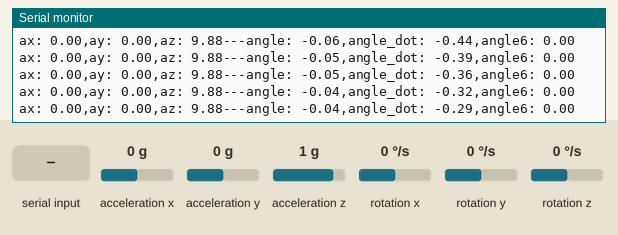
Simulated run of this sketch. Board: Arduino Uno, built with avr-gcc and run on an emulated ATmega328P. On the bench: the last lines printed to the serial monitor. Inputs (shaded band) come from the test bench; at power-on: acceleration x 0 g, acceleration y 0 g, acceleration z 1 g, rotation x 0 °/s, rotation y 0 °/s, rotation z 0 °/s.

Above: at 2.2 s.
2.3 s: acceleration x set to -0.8 g
At 2.44 s:
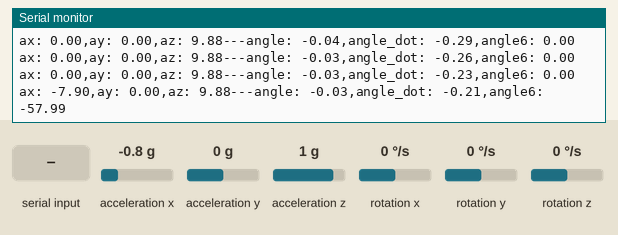
5.3 s: acceleration y set to -1.4 g
At 5.44 s:
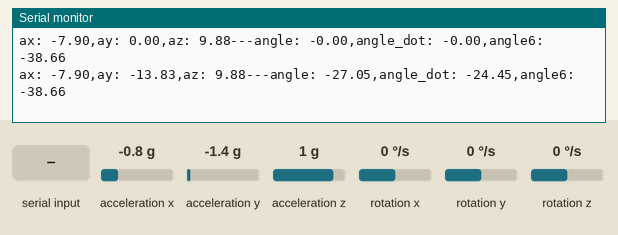
8.3 s: "1" received over the second serial link
At 8.5 s:
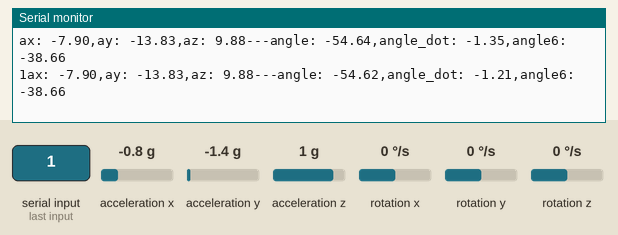
11.3 s: acceleration z set to -1.4 g
At 11.46 s:
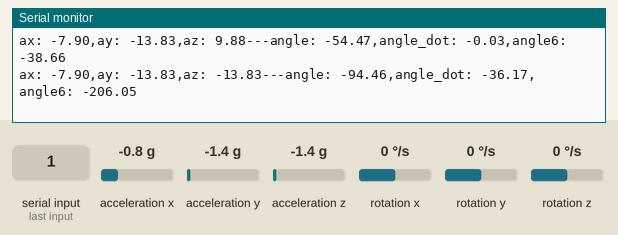
14.3 s: rotation x set to -192 °/s
At 14.33 s:
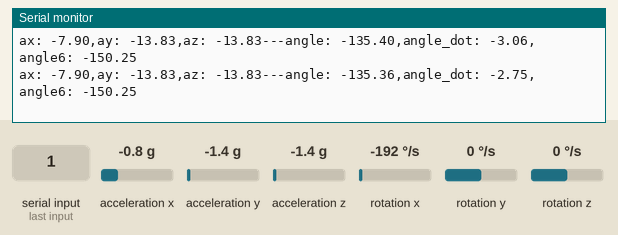
17.3 s: acceleration y set to -0.8 g
At 17.3 s:
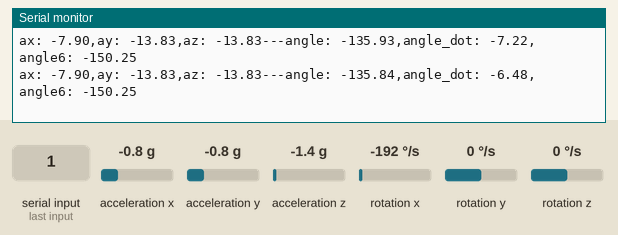
Timing chart, 0 to 20.3 s (numbered marks = the images above; inputs shaded):
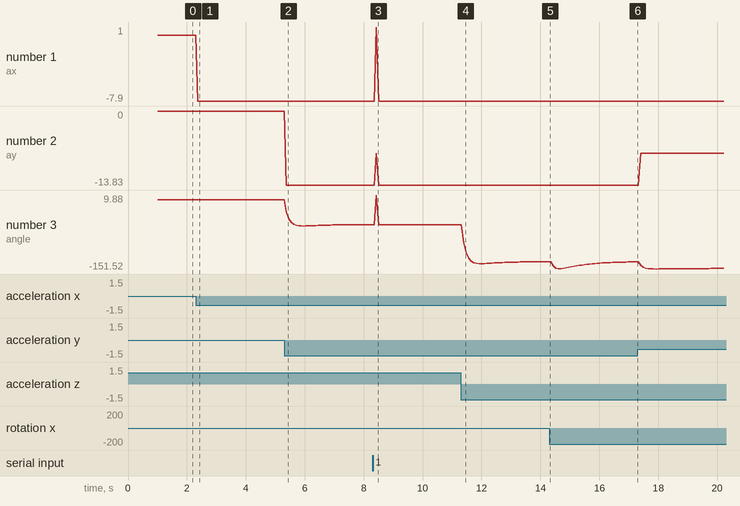

Measured:
- after the input at 2.3 s, the serial monitor: prints a new line after 0.07 s (image 1)
- after the input at 5.3 s, the serial monitor: prints a new line after 0.08 s (image 2)
- after the input at 8.3 s, the serial monitor: prints a new line after 0.13 s (image 3)
- after the input at 11.3 s, the serial monitor: prints a new line after 0.09 s (image 4)
- plotted number 1: 0 → -7.9 after the input at 2.3 s
- plotted number 2: 0 → -13.83 after the input at 5.3 s
- plotted number 3: 0 → -54.66 after the input at 5.3 s, -54.47 → -135.36 after the input at 11.3 s, -135.84 → -150.29 after the input at 17.3 s

The sketch:

mpu6050_v1.1.0.2.ino
```cpp
#include "I2Cdev.h"
#include "MPU6050_6Axis_MotionApps20.h"

#include <SoftwareSerial.h>// serisl define used for tcp
SoftwareSerial tcpSerial(10, 11); // RX, TX

MPU6050 mpu; //实例化一个 MPU6050 对象，对象名称为 mpu

int16_t ax, ay, az, gx, gy, gz;

float axt, ayt, azt;

//float ax, ay, az, gx, gy, gz;

//********************angle data*********************//
float Gyro_y; //Y轴陀螺仪数据暂存
float Gyro_x;
float Gyro_z;
float angleAx;
float angle6;
float K1 = 1.5; // 对加速度计取值的权重
//float K1 = 0.05; // 对加速度计取值的权重
float Angle; //一阶互补滤波计算出的最终倾斜角度
float accelz = 0;

//********************angle data*********************//

//***************Kalman_Filter*********************//
float P[2][2] = {{ 1, 0 },
  { 0, 1 }
};
float Pdot[4] = { 0, 0, 0, 0};
//float Q_angle = 0.001, Q_gyro = 0.005; //角度数据置信度,角速度数据置信度
float Q_angle = 2, Q_gyro = 2; //角度数据置信度,角速度数据置信度
float R_angle = 0.5 , C_0 = 1;
float q_bias, angle_err, PCt_0, PCt_1, E, K_0, K_1, t_0, t_1;
float timeChange = 10; //滤波法采样时间间隔毫秒
float dt = timeChange * 0.01; //注意：dt的取值为滤波器采样时间
//***************Kalman_Filter*********************//

void Angletest()
{
  //平衡参数
  Angle = atan2(ay , az) * 57.3;           //角度计算公式
  Gyro_x = (gx - 128.1) / 131;              //角度转换
  Kalman_Filter(Angle, Gyro_x);            //卡曼滤波
  //旋转角度Z轴参数
  if (gz > 32768) gz -= 65536;              //强制转换2g  1g
  Gyro_z = -gz / 131;                      //Z轴参数转换
  accelz = az / 16.4;

  angleAx = atan2(ax, az) * 180 / PI; //计算与x轴夹角
  Gyro_y = -gy / 131.00; //计算角速度
  //一阶互补滤波
  angle6 = K1 * angleAx + (1 - K1) * (angle6 + Gyro_y * dt);
}

////////////////////////kalman/////////////////////////
float angle, angle_dot;                                //平衡角度值
void Kalman_Filter(double angle_m, double gyro_m)
{
  angle += (gyro_m - q_bias) * dt;
  angle_err = angle_m - angle;
  Pdot[0] = Q_angle - P[0][1] - P[1][0];
  Pdot[1] = - P[1][1];
  Pdot[2] = - P[1][1];
  Pdot[3] = Q_gyro;
  P[0][0] += Pdot[0] * dt;
  P[0][1] += Pdot[1] * dt;
  P[1][0] += Pdot[2] * dt;
  P[1][1] += Pdot[3] * dt;
  PCt_0 = C_0 * P[0][0];
  PCt_1 = C_0 * P[1][0];
  E = R_angle + C_0 * PCt_0;
  K_0 = PCt_0 / E;
  K_1 = PCt_1 / E;
  t_0 = PCt_0;
  t_1 = C_0 * P[0][1];
  P[0][0] -= K_0 * t_0;
  P[0][1] -= K_0 * t_1;
  P[1][0] -= K_1 * t_0;
  P[1][1] -= K_1 * t_1;
  angle += K_0 * angle_err; //角度
  q_bias += K_1 * angle_err;
  angle_dot = gyro_m - q_bias; //角速度
}


void setup() {
  Wire.begin();                            //加入 I2C 总线序列
  Serial.begin(9600);                       //开启串口，设置波特率
  tcpSerial.begin(9600);
  delay(1000);
  mpu.initialize();                       //初始化MPU6050
}

void loop() {
  mpu.getMotion6(&ax, &ay, &az, &gx, &gy, &gz);     //IIC获取MPU6050六轴数据 ax ay az gx gy gz

  Angletest();                                      //获取angle 角度和卡曼滤波

  axt = float(ax) / 2048 / 8.1 * 10.0;
  ayt = float(ay) / 2048 / 8.1 * 10.0;
  azt = float(az) / 2048 / 8.1 * 10.0;


  Serial.print("ax: ");Serial.print(axt);Serial.print(",");
  Serial.print("ay: ");Serial.print(ayt);Serial.print(",");
  Serial.print("az: ");Serial.print(azt);Serial.print("---");

  /*Serial.print("Gyro_x: ");Serial.print(Gyro_x);Serial.print(",");
  Serial.print("Gyro_y: ");Serial.print(Gyro_y);Serial.print(",");
  Serial.print("Gyro_z: ");Serial.print(Gyro_z);Serial.print("---");*/

  Serial.print("angle: ");Serial.print(angle);Serial.print(",");
  Serial.print("angle_dot: ");Serial.print(angle_dot);Serial.print(",");
  Serial.print("angle6: ");Serial.println(angle6);

while(tcpSerial.available()){
    Serial.write(tcpSerial.read());
  }
  while(Serial.available()) {
    tcpSerial.write(Serial.read());
  }

/*
  if(axt ayt azt)
  {
    }
  else if()
  {
    }
  else if()
  {
    }
  else if()
  {
    }
  else if()
  {
    }  */


  /*
  Serial.print("ax: ");Serial.print(ax);Serial.print(",");
  Serial.print("ay: ");Serial.print(ay);Serial.print(",");
  Serial.print("az: ");Serial.print(az);Serial.print("---");
  Serial.print("angle: ");Serial.print(angle);Serial.print(",");
  Serial.print("angle_dot: ");Serial.print(angle_dot);Serial.print(",");
  Serial.print("angle6: ");Serial.println(angle6);
  */

  //delay(30);
}
```
